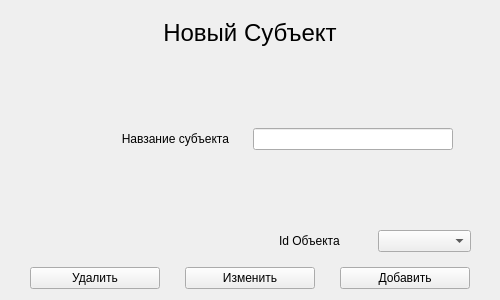
<?xml version="1.0" encoding="UTF-8"?>
<ui version="4.0">
 <class>NewSubjetc</class>
 <widget class="QWidget" name="NewSubjetc">
  <property name="geometry">
   <rect>
    <x>0</x>
    <y>0</y>
    <width>500</width>
    <height>300</height>
   </rect>
  </property>
  <property name="windowTitle">
   <string>Form</string>
  </property>
  <layout class="QGridLayout" name="gridLayout">
   <item row="7" column="0">
    <layout class="QHBoxLayout" name="horizontalLayout_3">
     <item>
      <widget class="QPushButton" name="pushButton">
       <property name="minimumSize">
        <size>
         <width>130</width>
         <height>0</height>
        </size>
       </property>
       <property name="maximumSize">
        <size>
         <width>130</width>
         <height>16777215</height>
        </size>
       </property>
       <property name="text">
        <string>Удалить</string>
       </property>
      </widget>
     </item>
     <item>
      <widget class="QPushButton" name="pushButtonChange">
       <property name="minimumSize">
        <size>
         <width>130</width>
         <height>0</height>
        </size>
       </property>
       <property name="maximumSize">
        <size>
         <width>130</width>
         <height>16777215</height>
        </size>
       </property>
       <property name="text">
        <string>Изменить</string>
       </property>
      </widget>
     </item>
     <item>
      <widget class="QPushButton" name="pushButtonAdd">
       <property name="minimumSize">
        <size>
         <width>130</width>
         <height>0</height>
        </size>
       </property>
       <property name="maximumSize">
        <size>
         <width>130</width>
         <height>16777215</height>
        </size>
       </property>
       <property name="text">
        <string>Добавить</string>
       </property>
      </widget>
     </item>
    </layout>
   </item>
   <item row="2" column="0">
    <spacer name="verticalSpacer_3">
     <property name="orientation">
      <enum>Qt::Vertical</enum>
     </property>
     <property name="sizeHint" stdset="0">
      <size>
       <width>20</width>
       <height>31</height>
      </size>
     </property>
    </spacer>
   </item>
   <item row="3" column="0">
    <layout class="QHBoxLayout" name="horizontalLayout">
     <item>
      <widget class="QLabel" name="label_2">
       <property name="minimumSize">
        <size>
         <width>200</width>
         <height>0</height>
        </size>
       </property>
       <property name="maximumSize">
        <size>
         <width>200</width>
         <height>16777215</height>
        </size>
       </property>
       <property name="text">
        <string>Навзание субъекта</string>
       </property>
       <property name="alignment">
        <set>Qt::AlignRight|Qt::AlignTrailing|Qt::AlignVCenter</set>
       </property>
      </widget>
     </item>
     <item>
      <widget class="QLineEdit" name="lineEditName">
       <property name="minimumSize">
        <size>
         <width>200</width>
         <height>0</height>
        </size>
       </property>
       <property name="maximumSize">
        <size>
         <width>200</width>
         <height>16777215</height>
        </size>
       </property>
      </widget>
     </item>
     <item>
      <spacer name="horizontalSpacer_3">
       <property name="orientation">
        <enum>Qt::Horizontal</enum>
       </property>
       <property name="sizeType">
        <enum>QSizePolicy::Minimum</enum>
       </property>
       <property name="sizeHint" stdset="0">
        <size>
         <width>16</width>
         <height>20</height>
        </size>
       </property>
      </spacer>
     </item>
    </layout>
   </item>
   <item row="1" column="0">
    <widget class="QLabel" name="label">
     <property name="font">
      <font>
       <pointsize>18</pointsize>
      </font>
     </property>
     <property name="text">
      <string>Новый Субъект</string>
     </property>
     <property name="alignment">
      <set>Qt::AlignCenter</set>
     </property>
    </widget>
   </item>
   <item row="4" column="0">
    <spacer name="verticalSpacer_2">
     <property name="orientation">
      <enum>Qt::Vertical</enum>
     </property>
     <property name="sizeHint" stdset="0">
      <size>
       <width>20</width>
       <height>40</height>
      </size>
     </property>
    </spacer>
   </item>
   <item row="6" column="0">
    <spacer name="verticalSpacer">
     <property name="orientation">
      <enum>Qt::Vertical</enum>
     </property>
     <property name="sizeType">
      <enum>QSizePolicy::Minimum</enum>
     </property>
     <property name="sizeHint" stdset="0">
      <size>
       <width>20</width>
       <height>9</height>
      </size>
     </property>
    </spacer>
   </item>
   <item row="5" column="0">
    <layout class="QHBoxLayout" name="horizontalLayout_2">
     <item>
      <spacer name="horizontalSpacer">
       <property name="orientation">
        <enum>Qt::Horizontal</enum>
       </property>
       <property name="sizeHint" stdset="0">
        <size>
         <width>40</width>
         <height>20</height>
        </size>
       </property>
      </spacer>
     </item>
     <item>
      <widget class="QLabel" name="label_8">
       <property name="minimumSize">
        <size>
         <width>93</width>
         <height>0</height>
        </size>
       </property>
       <property name="maximumSize">
        <size>
         <width>93</width>
         <height>16777215</height>
        </size>
       </property>
       <property name="text">
        <string>Id Объекта</string>
       </property>
      </widget>
     </item>
     <item>
      <widget class="QComboBox" name="comboBoxId">
       <property name="minimumSize">
        <size>
         <width>93</width>
         <height>0</height>
        </size>
       </property>
       <property name="maximumSize">
        <size>
         <width>93</width>
         <height>16777215</height>
        </size>
       </property>
      </widget>
     </item>
     <item>
      <spacer name="horizontalSpacer_4">
       <property name="orientation">
        <enum>Qt::Horizontal</enum>
       </property>
       <property name="sizeType">
        <enum>QSizePolicy::Minimum</enum>
       </property>
       <property name="sizeHint" stdset="0">
        <size>
         <width>18</width>
         <height>20</height>
        </size>
       </property>
      </spacer>
     </item>
    </layout>
   </item>
   <item row="0" column="0">
    <spacer name="verticalSpacer_4">
     <property name="orientation">
      <enum>Qt::Vertical</enum>
     </property>
     <property name="sizeType">
      <enum>QSizePolicy::Minimum</enum>
     </property>
     <property name="sizeHint" stdset="0">
      <size>
       <width>20</width>
       <height>8</height>
      </size>
     </property>
    </spacer>
   </item>
  </layout>
 </widget>
 <resources/>
 <connections/>
</ui>
